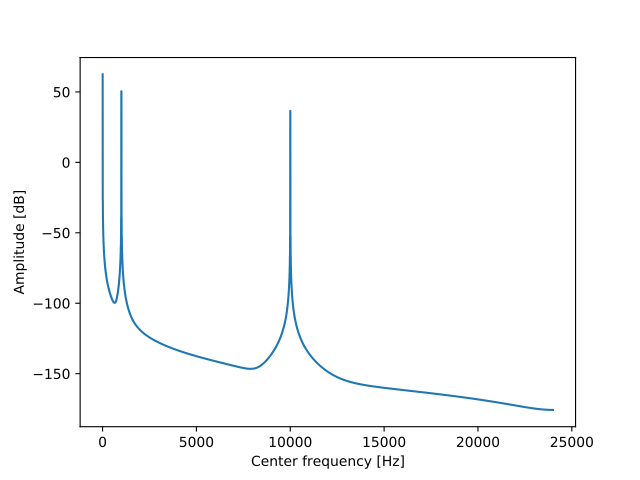

The script that drew this image:
from mosqito.sound_level_meter import comp_spectrum
import matplotlib.pyplot as plt
import numpy as np
fs=48000
d=0.2
dB=60
time = np.arange(0, d, 1/fs)
f = 1000
stimulus = 1 + 0.5*np.sin(2 * np.pi * f * time) + 0.1*np.sin(20 * np.pi * f * time)
rms = np.sqrt(np.mean(np.power(stimulus, 2)))
ampl = 0.00002 * np.power(10, dB / 20) / rms
stimulus = stimulus * ampl
spec_db, freq_axis = comp_spectrum(stimulus, fs, db=True)
plt.step(freq_axis, spec_db)
plt.xlabel("Center frequency [Hz]")
plt.ylabel("Amplitude [dB]")
